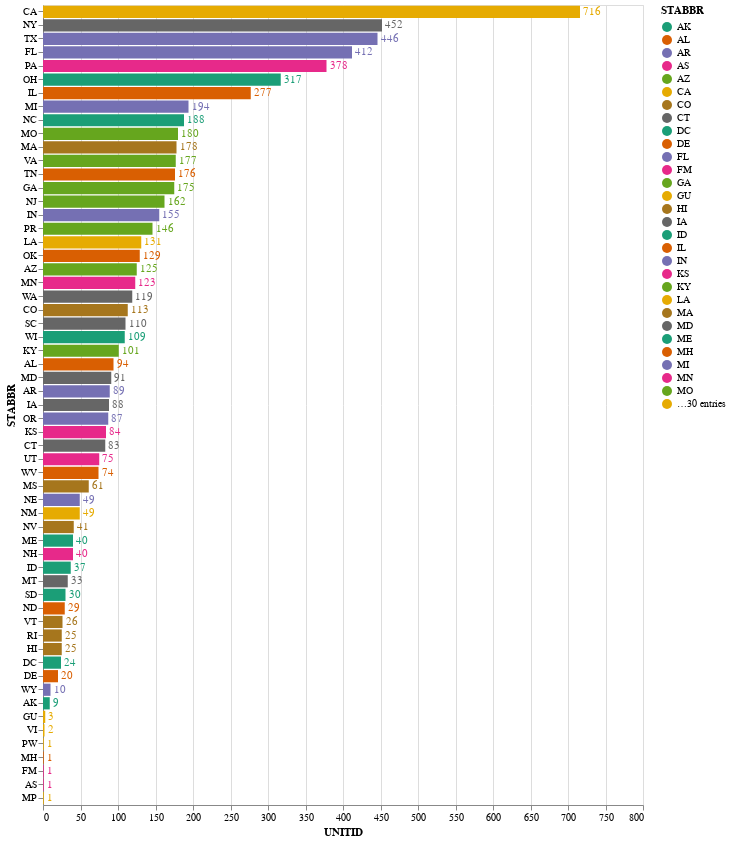

The code cell stored with this chart in its notebook:
### Markdown cell above
### Use Altair bar chart to display all states and territories. Since there are 59 rows, vertical bars will be too crowded, use horizontal bars instead.

### Code cell
bars = alt.Chart(grouped).mark_bar().encode(
    x='UNITID:Q',
    y=alt.Y('STABBR:N', sort='-x'),
    color=alt.Color('STABBR', scale=alt.Scale(scheme='dark2'))
)

bars = bars.properties(
    width=600,
    height=800
)

text = bars.mark_text(
    align='left',
    baseline='middle',
    dx=3  # Nudges text to right so it doesn't overlap with the bar
).encode(
    text='UNITID:Q'
)

bars + text

### Figure 1 — Vega-Lite specification as saved in the notebook (floating-point values rounded to 4 significant figures)
{"config": {"view": {"continuousWidth": 400, "continuousHeight": 300}}, "layer": [{"mark": "bar", "encoding": {"color": {"type": "nominal", "field": "STABBR", "scale": {"scheme": "dark2"}}, "x": {"type": "quantitative", "field": "UNITID"}, "y": {"type": "nominal", "field": "STABBR", "sort": "-x"}}, "height": 800, "width": 600}, {"mark": {"type": "text", "align": "left", "baseline": "middle", "dx": 3}, "encoding": {"color": {"type": "nominal", "field": "STABBR", "scale": {"scheme": "dark2"}}, "text": {"type": "quantitative", "field": "UNITID"}, "x": {"type": "quantitative", "field": "UNITID"}, "y": {"type": "nominal", "field": "STABBR", "sort": "-x"}}, "height": 800, "width": 600}], "data": {"name": "data-ffbc679301dfb135bcc8eecdb24d078f"}, "$schema": "https://vega.github.io/schema/vega-lite/v4.0.2.json", "datasets": {"data-ffbc679301dfb135bcc8eecdb24d078f": [{"STABBR": "CA", "UNITID": 716}, {"STABBR": "NY", "UNITID": 452}, {"STABBR": "TX", "UNITID": 446}, {"STABBR": "FL", "UNITID": 412}, {"STABBR": "PA", "UNITID": 378}, {"STABBR": "OH", "UNITID": 317}, {"STABBR": "IL", "UNITID": 277}, {"STABBR": "MI", "UNITID": 194}, {"STABBR": "NC", "UNITID": 188}, {"STABBR": "MO", "UNITID": 180}, {"STABBR": "MA", "UNITID": 178}, {"STABBR": "VA", "UNITID": 177}, {"STABBR": "TN", "UNITID": 176}, {"STABBR": "GA", "UNITID": 175}, {"STABBR": "NJ", "UNITID": 162}, {"STABBR": "IN", "UNITID": 155}, {"STABBR": "PR", "UNITID": 146}, {"STABBR": "LA", "UNITID": 131}, {"STABBR": "OK", "UNITID": 129}, {"STABBR": "AZ", "UNITID": 125}, {"STABBR": "MN", "UNITID": 123}, {"STABBR": "WA", "UNITID": 119}, {"STABBR": "CO", "UNITID": 113}, {"STABBR": "SC", "UNITID": 110}, {"STABBR": "WI", "UNITID": 109}, {"STABBR": "KY", "UNITID": 101}, {"STABBR": "AL", "UNITID": 94}, {"STABBR": "MD", "UNITID": 91}, {"STABBR": "AR", "UNITID": 89}, {"STABBR": "IA", "UNITID": 88}, {"STABBR": "OR", "UNITID": 87}, {"STABBR": "KS", "UNITID": 84}, {"STABBR": "CT", "UNITID": 83}, {"STABBR": "UT", "UNITID": 75}, {"STABBR": "WV", "UNITID": 74}, {"STABBR": "MS", "UNITID": 61}, {"STABBR": "NE", "UNITID": 49}, {"STABBR": "NM", "UNITID": 49}, {"STABBR": "NV", "UNITID": 41}, {"STABBR": "ME", "UNITID": 40}, {"STABBR": "NH", "UNITID": 40}, {"STABBR": "ID", "UNITID": 37}, {"STABBR": "MT", "UNITID": 33}, {"STABBR": "SD", "UNITID": 30}, {"STABBR": "ND", "UNITID": 29}, {"STABBR": "VT", "UNITID": 26}, {"STABBR": "RI", "UNITID": 25}, {"STABBR": "HI", "UNITID": 25}, {"STABBR": "DC", "UNITID": 24}, {"STABBR": "DE", "UNITID": 20}, {"STABBR": "WY", "UNITID": 10}, {"STABBR": "AK", "UNITID": 9}, {"STABBR": "GU", "UNITID": 3}, {"STABBR": "VI", "UNITID": 2}, {"STABBR": "PW", "UNITID": 1}, {"STABBR": "MH", "UNITID": 1}, {"STABBR": "FM", "UNITID": 1}, {"STABBR": "AS", "UNITID": 1}, {"STABBR": "MP", "UNITID": 1}]}}
